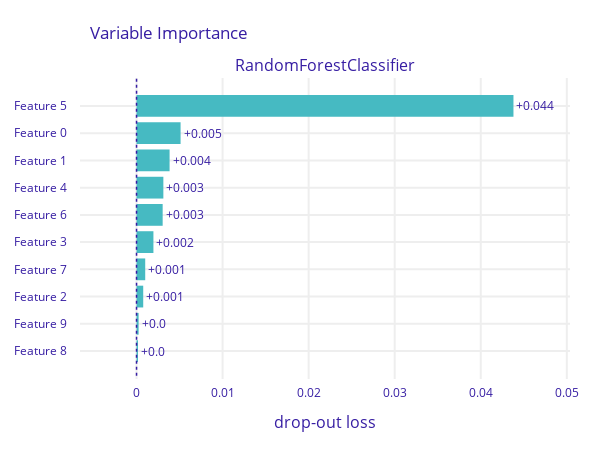

This figure's notebook cell:
### Markdown cell above
# 2. Train three more candidate models (different variable transformations, different model architectures, hyperparameters) and compare their rankings of important features using PVI. What are the differences? Why?

Below, I prepared Random Forest, Logical Regression and ordinary neural network:

### Code cell
pvi2.plot(show=False).update_layout(autosize=False, width=600, height=450)

### Figure 1 — Plotly figure (JSON) as saved in the notebook; plotly's stock layout.template omitted (floating-point values rounded to 4 significant figures)
{"data": [{"base": 1.11e-17, "hoverinfo": "text", "hoverlabel": {"bgcolor": "rgba(0, 0, 0, 0.8)"}, "hovertext": ["Model: RandomForestClassifier loss after<br>variable: Feature 5 is permuted: 0.044<br>Drop-out loss change: +0.044", "Model: RandomForestClassifier loss after<br>variable: Feature 0 is permuted: 0.005<br>Drop-out loss change: +0.005", "Model: RandomForestClassifier loss after<br>variable: Feature 1 is permuted: 0.004<br>Drop-out loss change: +0.004", "Model: RandomForestClassifier loss after<br>variable: Feature 4 is permuted: 0.003<br>Drop-out loss change: +0.003", "Model: RandomForestClassifier loss after<br>variable: Feature 6 is permuted: 0.003<br>Drop-out loss change: +0.003", "Model: RandomForestClassifier loss after<br>variable: Feature 3 is permuted: 0.002<br>Drop-out loss change: +0.002", "Model: RandomForestClassifier loss after<br>variable: Feature 7 is permuted: 0.001<br>Drop-out loss change: +0.001", "Model: RandomForestClassifier loss after<br>variable: Feature 2 is permuted: 0.001<br>Drop-out loss change: +0.001", "Model: RandomForestClassifier loss after<br>variable: Feature 9 is permuted: 0.0<br>Drop-out loss change: +0.0", "Model: RandomForestClassifier loss after<br>variable: Feature 8 is permuted: 0.0<br>Drop-out loss change: +0.0"], "marker": {"color": "#46bac2"}, "orientation": "h", "showlegend": false, "text": ["+0.044", "+0.005", "+0.004", "+0.003", "+0.003", "+0.002", "+0.001", "+0.001", "+0.0", "+0.0"], "textposition": "outside", "type": "bar", "x": [0.0438, 0.005118, 0.00384, 0.003117, 0.003035, 0.001961, 0.001009, 0.0007762, 0.0002416, 0.0001677], "xaxis": "x", "y": ["Feature 5", "Feature 0", "Feature 1", "Feature 4", "Feature 6", "Feature 3", "Feature 7", "Feature 2", "Feature 9", "Feature 8"], "yaxis": "y"}], "layout": {"annotations": [{"font": {"size": 16}, "showarrow": false, "text": "RandomForestClassifier", "x": 0.5, "xanchor": "center", "xref": "paper", "y": 1, "yanchor": "bottom", "yref": "paper"}, {"font": {"size": 16}, "showarrow": false, "text": "drop-out loss", "x": 0.5, "xanchor": "center", "xref": "paper", "y": 0, "yanchor": "top", "yref": "paper", "yshift": -30}], "autosize": false, "font": {"color": "#371ea3"}, "height": 450, "margin": {"b": 71, "r": 30, "t": 78}, "shapes": [{"line": {"color": "#371ea3", "dash": "dot", "width": 1.5}, "type": "line", "x0": 1.11e-17, "x1": 1.11e-17, "xref": "x", "y0": -1, "y1": 10, "yref": "y"}], "title": {"text": "Variable Importance", "x": 0.15}, "width": 600, "xaxis": {"anchor": "y", "automargin": true, "domain": [0, 1], "fixedrange": true, "gridwidth": 2, "range": [-0.00657, 0.05037], "tickcolor": "white", "ticklen": 3, "ticks": "outside", "type": "linear", "zeroline": false}, "yaxis": {"anchor": "x", "automargin": true, "autorange": true, "domain": [0, 1], "fixedrange": true, "gridwidth": 2, "range": [10.03, -1.028], "tickcolor": "white", "ticklen": 10, "ticks": "outside", "type": "category"}}}
